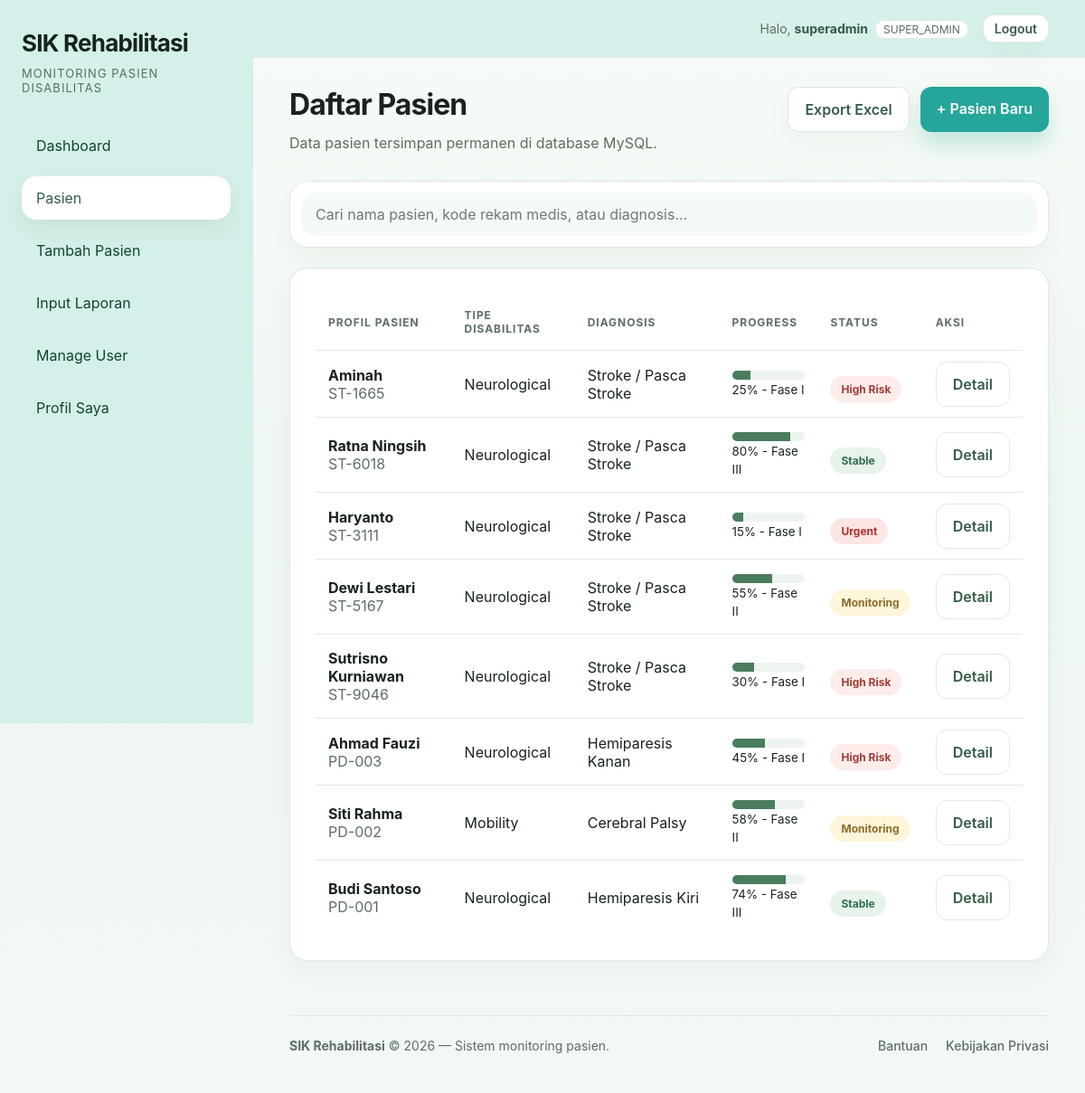
Screenshot of /patients.php (signed in) with the database file from the repository.
### tables this page shows
CREATE TABLE patients (
    id INT PRIMARY KEY AUTO_INCREMENT,
    code VARCHAR(20) NOT NULL UNIQUE,
    name VARCHAR(100) NOT NULL,
    age INT NOT NULL,
    gender ENUM('L','P') NOT NULL,
    address VARCHAR(150),
    diagnosis VARCHAR(100) NOT NULL,
    disability_type VARCHAR(50) NOT NULL,
    status ENUM('stable','monitoring','high-risk','urgent') NOT NULL DEFAULT 'monitoring',
    room VARCHAR(50),
    blood_type VARCHAR(5),
    admission_date DATE,
    clinician VARCHAR(100),
    progress INT DEFAULT 0,
    phase VARCHAR(30),
    latest_assessment DATETIME,
    heart_rate INT,
    spo2 INT,
    blood_pressure VARCHAR(15)
);

### includes/functions.php (called while the page is built, shortened)
<?php
function h(?string $value): string
{
    return htmlspecialchars((string)$value, ENT_QUOTES, 'UTF-8');
}
function getPatients(PDO $pdo, string $search = '', int $limit = 0, int $offset = 0): array
{
    $limitSql = "";
    if ($limit > 0) {
        $limitSql = " LIMIT $limit OFFSET $offset";
    }
    return $pdo->query("SELECT * FROM patients ORDER BY id DESC" . $limitSql)->fetchAll();
}
function statusLabel(string $status): string
{
    $map = [
        'stable' => 'Stable',
        'monitoring' => 'Monitoring',
        'high-risk' => 'High Risk',
        'urgent' => 'Urgent',
    ];
    return $map[$status] ?? ucfirst($status);
}
?>

### patients.php (the view, shortened to what this page needs)
<?php
require 'includes/db.php';
require 'includes/functions.php';
$search = trim($_GET['search'] ?? '');
$limit = 10;
$page = isset($_GET['page']) ? (int)$_GET['page'] : 1;
$offset = ($page - 1) * $limit;
$patients = getPatients($pdo, $search, $limit, $offset);
require 'includes/header.php';
?>
<div class="topbar">
    <div class="page-title">
        <h2>Daftar Pasien</h2>
        <p>Data pasien tersimpan permanen di database MySQL.</p>
    </div>
    <?php if ($_SESSION['role'] === 'super_admin' || $_SESSION['role'] === 'admin'): ?>
        <div style="display: flex; gap: 12px; flex-wrap: wrap;">
            <a href="export-csv.php?search=<?= urlencode($search) ?>" class="btn btn-secondary" style="box-shadow: var(--shadow);">Export Excel</a>
            <a href="add-patient.php" class="btn btn-primary">+ Pasien Baru</a>
        </div>
    <?php endif; ?>
</div>
<form id="search-form" class="search-row" method="get" style="background: var(--surface); padding: 12px; border-radius: 20px; border: 1px solid var(--border); box-shadow: var(--shadow);">
    <input id="search-input" name="search" class="input" placeholder="Cari nama pasien, kode rekam medis, atau diagnosis..." value="<?= h($search) ?>" style="border: none; background: #f4fbf6;" autocomplete="off">
</form>
<div class="card" id="patients-card">
    <div class="table-wrapper" style="border: none; border-radius: 0;">
        <table class="table">
            <thead>
                <tr>
                    <th>Profil Pasien</th>
                    <th>Tipe Disabilitas</th>
                    <th>Diagnosis</th>
                    <th>Progress</th>
                    <th>Status</th>
                    <th>Aksi</th>
                </tr>
            </thead>
            <tbody>
                <?php foreach ($patients as $patient): ?>
                    <tr>
                        <td>
                            <strong><?= h($patient['name']) ?></strong><br>
                            <span class="muted"><?= h($patient['code']) ?></span>
                        </td>
                        <td><?= h($patient['disability_type']) ?></td>
                        <td><?= h($patient['diagnosis']) ?></td>
                        <td>
                            <div class="progress"><span style="width: <?= (int)$patient['progress'] ?>%"></span></div>
                            <small><?= (int)$patient['progress'] ?>% - <?= h($patient['phase']) ?></small>
                        </td>
                        <td><span class="status <?= h($patient['status']) ?>"><?= h(statusLabel($patient['status'])) ?></span></td>
                        <td><a class="btn btn-secondary" href="patient-detail.php?id=<?= (int)$patient['id'] ?>">Detail</a></td>
                    </tr>
                <?php endforeach; ?>
            </tbody>
        </table>
    </div>
</div>
<?php require 'includes/footer.php'; ?>

### css/style.css (style rules this page uses)
:root { --primary: #4a7d5d; --primary-dark: #355c46; --primary-light: #e8f3ea; --surface: #ffffff; --bg: #f7fbf8; --text: #17231e; --muted: #5c6f62; --border: #dfe8e2; --danger: #d9534f; --warning: #eb9a3d; --success: #2d8b55; --shadow: 0 10px 30px rgba(23, 39, 31, 0.04); }
* { box-sizing: border-box; }
html { scroll-behavior: smooth; }
body { margin: 0; min-height: 100vh; font-family: 'Inter', system-ui, -apple-system, BlinkMacSystemFont, 'Segoe UI', sans-serif; background: linear-gradient(180deg, #f8fbf7 0%, #eef7f1 45%, #f3f8f6 100%); color: var(--text); }
a { color: inherit; text-decoration: none; }
button, input, select, textarea { font: inherit; }
.main > * { animation: fadeInUp 0.5s cubic-bezier(0.2, 0.8, 0.2, 1) backwards; }
.main > *:nth-child(2) { animation-delay: 0.2s; }
.main > *:nth-child(3) { animation-delay: 0.3s; }
.main > *:nth-child(4) { animation-delay: 0.4s; }
.topbar { display: flex; justify-content: space-between; align-items: flex-start; gap: 18px; margin-bottom: 28px; }
.page-title h2 { margin: 0; font-size: clamp(2rem, 2.6vw, 3rem); letter-spacing: -0.03em; }
.page-title p { margin: 10px 0 0; color: var(--muted); max-width: 680px; line-height: 1.7; }
.card { background: var(--surface); border: 1px solid var(--border); border-radius: 20px; padding: 28px; box-shadow: var(--shadow); transition: transform 0.3s ease, box-shadow 0.3s ease; }
.muted { color: var(--muted); }
.table-wrapper { overflow-x: auto; background: var(--surface); border-radius: 16px; border: 1px solid var(--border); }
.table { width: 100%; min-width: 720px; border-collapse: separate; border-spacing: 0; }
.table th, .table td { padding: 16px 14px; border-bottom: 1px solid rgba(223, 232, 226, 0.95); text-align: left; }
.table tbody tr:last-child td { border-bottom: none; }
.table th { color: var(--muted); font-size: 12px; text-transform: uppercase; letter-spacing: 0.08em; }
.progress { height: 10px; background: #edf4ef; border-radius: 999px; overflow: hidden; }
.progress > span { display: block; height: 100%; background: var(--primary); }
.status { display: inline-block; padding: 7px 12px; border-radius: 999px; font-size: 12px; font-weight: 700; margin: 12px 0 0; }
.status.stable { background: #e8f3ea; color: #2c6f4e; }
.status.monitoring { background: #fff5da; color: #8b6d2a; }
.status.high-risk { background: #fdecea; color: #a43d35; }
.status.urgent { background: #fce6e5; color: #b12f2c; }
.search-row { display: flex; gap: 12px; flex-wrap: wrap; margin-bottom: 22px; }
.input, .select, .textarea { width: 100%; padding: 14px 16px; border: 1px solid rgba(223, 232, 226, 0.95); background: #ffffff; border-radius: 16px; transition: border-color 0.2s ease, box-shadow 0.2s ease; }
.btn { border: 0; border-radius: 12px; padding: 14px 18px; font-weight: 600; cursor: pointer; transition: transform 0.2s ease, background 0.2s ease, box-shadow 0.2s ease; }
.btn-primary { background: #26a69a; color: white; box-shadow: 0 14px 24px rgba(38, 166, 154, 0.25); }
.btn-secondary { background: #ffffff; border: 1px solid rgba(223, 232, 226, 0.95); color: var(--primary-dark); }

### rows the page displays
patients: name "Aminah", code "ST-1665", disability_type "Neurological", diagnosis "Stroke / Pasca Stroke", progress "25", phase "Fase I", status "High Risk"
patients: name "Ratna Ningsih", code "ST-6018", disability_type "Neurological", diagnosis "Stroke / Pasca Stroke", progress "80", phase "Fase III", status "Stable"
patients: name "Haryanto", code "ST-3111", disability_type "Neurological", diagnosis "Stroke / Pasca Stroke", progress "15", phase "Fase I", status "Urgent"
patients: name "Dewi Lestari", code "ST-5167", disability_type "Neurological", diagnosis "Stroke / Pasca Stroke", progress "55", phase "Fase II", status "Monitoring"
patients: name "Sutrisno Kurniawan", code "ST-9046", disability_type "Neurological", diagnosis "Stroke / Pasca Stroke", progress "30", phase "Fase I", status "High Risk"
patients: name "Ahmad Fauzi", code "PD-003", disability_type "Neurological", diagnosis "Hemiparesis Kanan", progress "45", phase "Fase I", status "High Risk"
patients: name "Siti Rahma", code "PD-002", disability_type "Mobility", diagnosis "Cerebral Palsy", progress "58", phase "Fase II", status "Monitoring"
patients: name "Budi Santoso", code "PD-001", disability_type "Neurological", diagnosis "Hemiparesis Kiri", progress "74", phase "Fase III", status "Stable"

### other values shown
$_SESSION['username'] "superadmin"
$_SESSION['role'] "SUPER_ADMIN"
